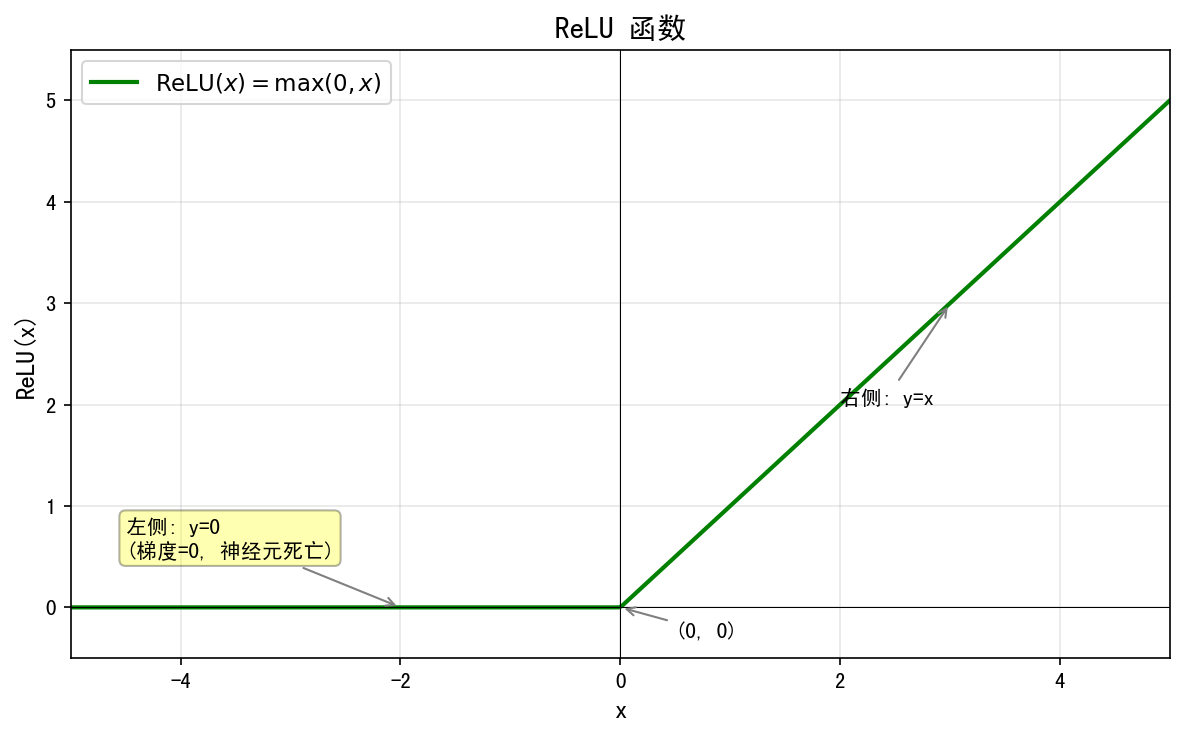

This chart was generated by the following Python code:
import numpy as np
import matplotlib.pyplot as plt

plt.rcParams['font.sans-serif'] = ['SimHei', 'DejaVu Sans']
plt.rcParams['axes.unicode_minus'] = False

x = np.linspace(-5, 5, 400)
y = np.maximum(0, x)

fig, ax = plt.subplots(figsize=(8, 5))
ax.plot(x, y, 'g-', linewidth=2, label=r'$\text{ReLU}(x) = \max(0, x)$')
ax.axhline(y=0, color='k', linewidth=0.5)
ax.axvline(x=0, color='k', linewidth=0.5)

# 标注
ax.annotate('(0, 0)', xy=(0, 0), xytext=(0.5, -0.3),
            arrowprops=dict(arrowstyle='->', color='gray'), fontsize=10)
ax.annotate('右侧: y=x', xy=(3, 3), xytext=(2, 2),
            arrowprops=dict(arrowstyle='->', color='gray'), fontsize=10)
ax.annotate('左侧: y=0\n(梯度=0, 神经元死亡)', xy=(-2, 0), xytext=(-4.5, 0.5),
            arrowprops=dict(arrowstyle='->', color='gray'), fontsize=10,
            bbox=dict(boxstyle='round,pad=0.3', facecolor='yellow', alpha=0.3))

ax.set_xlim(-5, 5)
ax.set_ylim(-0.5, 5.5)
ax.set_xlabel('x', fontsize=12)
ax.set_ylabel('ReLU(x)', fontsize=12)
ax.set_title('ReLU 函数', fontsize=14, fontweight='bold')
ax.legend(loc='upper left', fontsize=11)
ax.grid(True, alpha=0.3)

plt.tight_layout()
plt.savefig('relu.png', dpi=150, bbox_inches='tight')
print("relu.png 已保存")
